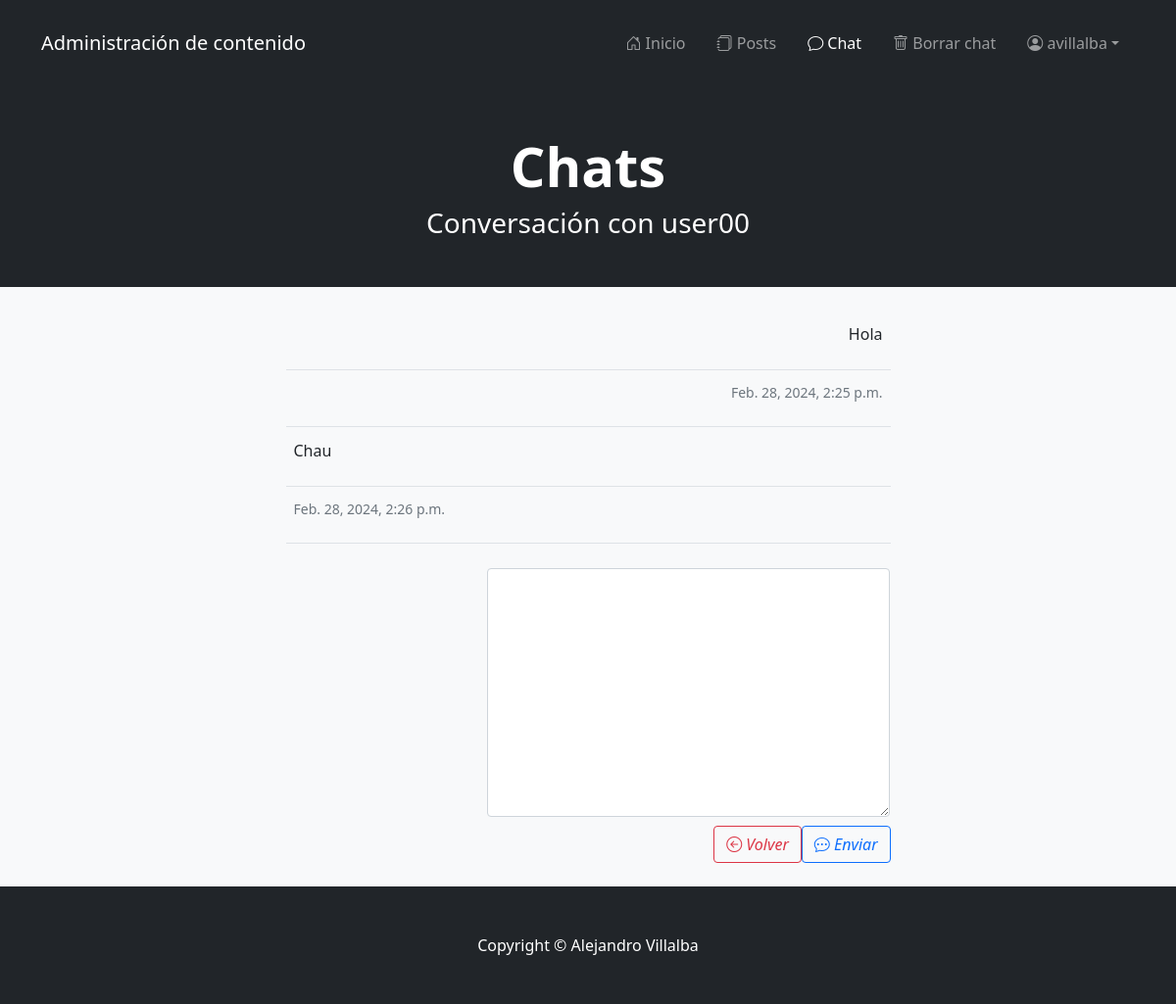
Page /chats/chat/1/mensajes/ (signed in) on the committed database.
### mensajeria/models.py (models this page shows)
class Chat(models.Model):
    user_chat_1    = models.ForeignKey(User, on_delete=models.CASCADE, related_name='chat_user_1')
    user_chat_2    = models.ForeignKey(User, on_delete=models.CASCADE, related_name='chat_user_2')
    fecha_creacion = models.DateField(auto_now=False, auto_now_add=True)

class Mensaje(models.Model):
    chat       = models.ForeignKey(Chat, on_delete=models.CASCADE)
    de_user    = models.ForeignKey(User, on_delete=models.CASCADE, null=True)
    contenido  = models.CharField(max_length=255)
    fecha_hora = models.DateTimeField(auto_now_add=True, auto_now=False)

### mensajeria/views.py (the view)
# urls.py: path('chat/<int:id>/mensajes/', ver_chat, name='ver_chat'),
@login_required
def ver_chat(request, id):
    chat = Chat.objects.get(id=id)
    mensajes = None
    if request.method == 'POST':
        formulario_envio_mensaje = FormularioEnvioMensaje(request.POST)
        if formulario_envio_mensaje.is_valid():
            datos_mensaje = formulario_envio_mensaje.cleaned_data
            nuevo_mensaje = Mensaje(
                chat = chat,
                de_user = request.user,
                contenido = datos_mensaje['contenido']
            )
            nuevo_mensaje.save()
            return redirect('ver_chat', chat.id)
    else:
        mensajes = Mensaje.objects.filter(chat=chat).order_by('id')
        formulario_envio_mensaje = FormularioEnvioMensaje()
    return render(request, 'mensajeria/ver_chat.html', { 'formulario_envio_mensaje' : formulario_envio_mensaje, 'chat' : chat, 'mensajes' : mensajes })

### mensajeria/forms.py
class FormularioEnvioMensaje(forms.Form):
    contenido = forms.CharField(
        required=True,
        widget=forms.Textarea(attrs={ 'class' : 'form-control' }),
        label=''
    )

### mensajeria/templates/mensajeria/ver_chat.html (shortened to what this page needs)
{% extends 'base/base_head.html' %}
{% load static %}
{% block bloque_chat_active %}
    active
{% endblock bloque_chat_active %}
{% block bloque_nav_items_chat %}
    <li class="nav-item"><a class="nav-link px-lg-3 py-3 py-lg-4" href={% url 'borrar_chat' chat.id %}><i class="bi bi-trash"></i> Borrar chat</a></li>
{% endblock bloque_nav_items_chat %}
{% block bloque_h1_header %}
    Chats
{% endblock bloque_h1_header %}
{% block bloque_sub_header %}
    {% if request.user == chat.user_chat_1 %}
        <h3 class="post-subtitle">
            {% if chat.user_chat_2.get_full_name %}
                Conversación con {{ chat.user_chat_2.get_full_name }}
            {% else %}
                Conversación con {{ chat.user_chat_2.username }}
            {% endif %}
        </h3>
    {% endif %}
{% endblock bloque_sub_header %}
{% block bloque_contenido %}
    <section class="bg-light">
        <div class="container p-3 p-lg-4">
            <div class="row gx-4 gx-lg-5 justify-content-center">
                <div class="col-md-10 col-lg-8 col-xl-7">
                    <table class="table">
                        <tbody>
                            {% if mensajes %}
                                {% for mensaje in mensajes %}
                                    <tr>
                                        <td>
                                            {% if request.user != mensaje.de_user %}
                                                <div class="d-flex flex-row pt-1 pt-lg-1">
                                                    <p>{{ mensaje.contenido }}</p>
                                                </div>
                                            {% else %}
                                                <div class="d-flex flex-row-reverse pt-1 pt-lg-1">
                                                    <p>{{ mensaje.contenido }}</p>
                                                </div>
                                            {% endif %}
                                        </td>
                                    </tr>
                                    <tr>
                                        <td class="">
                                            {% if request.user != mensaje.de_user %}
                                                <p class="d-flex flex-row form-text">{{ mensaje.fecha_hora }}</p>
                                            {% else %}
                                                <p class="d-flex flex-row-reverse form-text">{{ mensaje.fecha_hora }}</p>
                                            {% endif %}
                                        </td>
                                    </tr>
                                {% endfor %}
                            {% endif %}
                        </tbody>
                    </table>
                </div>
                <div class="col-md-10 col-lg-8 col-xl-7">
                    <form action={% url 'ver_chat' chat.id %} method='POST'>
                        <table class="d-flex flex-row-reverse pt-2 pt-lg-2">
                            {{ formulario_envio_mensaje.as_table }}
                        </table>
                        <div class="d-flex flex-row-reverse pt-2 ps-2 pt-lg-2">
                            <button class="btn btn-outline-primary fst-italic"><i class="bi bi-chat-dots"></i> Enviar</button>
                            <a class="btn btn-outline-danger fst-italic" href={% url 'ver_chats' %} role="button"><i class="bi bi-arrow-left-circle"></i> Volver</a>
                        </div>
                    </form>
                </div>
            </div>
        </div>
    </section>
{% endblock bloque_contenido %}

### home/templates/base/base.html (shortened to what this page needs)
<!DOCTYPE html>
<html lang="es">
    <head>
        {% load static %}
        <link rel="stylesheet" href="https://cdn.jsdelivr.net/npm/bootstrap-icons@1.9.1/font/bootstrap-icons.css">
        <link href={% static 'css/styles.css' %} rel="stylesheet"/>
    </head>
    <body>
        {% load static %}
        <nav class="navbar navbar-expand-lg navbar-dark bg-dark">
            <div class="container">
                <a class="navbar-brand" href={% url 'home' %}>Administración de contenido</a>
                <div class="collapse navbar-collapse" id="navbarSupportedContent">
                    <ul class="navbar-nav ms-auto py-4 py-lg-0">
                        <li class="nav-item"><a class="nav-link px-lg-3 py-3 py-lg-4 {% block bloque_home_active %}{% endblock bloque_home_active %}" href={% url 'home' %}><i class="bi bi-house-door"></i> Inicio</a></li>
                        <li class="nav-item"><a class="nav-link px-lg-3 py-3 py-lg-4 {% block bloque_posts_active %}{% endblock bloque_posts_active %}" href={% url 'ver_posts' %}><i class="bi bi-journals"></i> Posts</a></li>
                        {% if request.user.is_authenticated and not request.user.is_staff %}
                            <li class="nav-item"><a class="nav-link px-lg-3 py-3 py-lg-4 {% block bloque_chat_active %}{% endblock bloque_chat_active %}" href={% url 'ver_chats' %}><i class="bi bi-chat"></i> Chat</a></li>
                            {% block bloque_nav_items_chat %}{% endblock bloque_nav_items_chat %}
                        {% endif %}
                        <li class="nav-item dropdown">
                            {% if request.user.is_authenticated %}
                                <a class="nav-link px-lg-3 py-3 py-lg-4 dropdown-toggle" id="navbarDropdown" href="#" role="button" data-bs-toggle="dropdown" aria-haspopup="true" aria-expanded="false"><i class="bi bi-person-circle"></i> {{ request.user.username }}</a>
                            {% endif %}
                        </li>
                    </ul>
                </div>
            </div>
        </nav>
        {% block bloque_header %}{% endblock bloque_header %}
        {% block bloque_contenido %}{% endblock bloque_contenido %}
        <footer class="footer bg-dark">
            <div class="container">
                <p class="m-0 text-center text-white">Copyright &copy; Alejandro Villalba</p>
            </div>
        </footer>
    </body>
</html>

### rows in the picture
Chat: user_chat_2.username "user00"
Mensaje: contenido "Hola", fecha_hora "Feb. 28, 2024, 2:25 p.m."
Mensaje: contenido "Chau", fecha_hora "Feb. 28, 2024, 2:26 p.m."

### other values in the picture
{{ request.user.username }} "avillalba"
